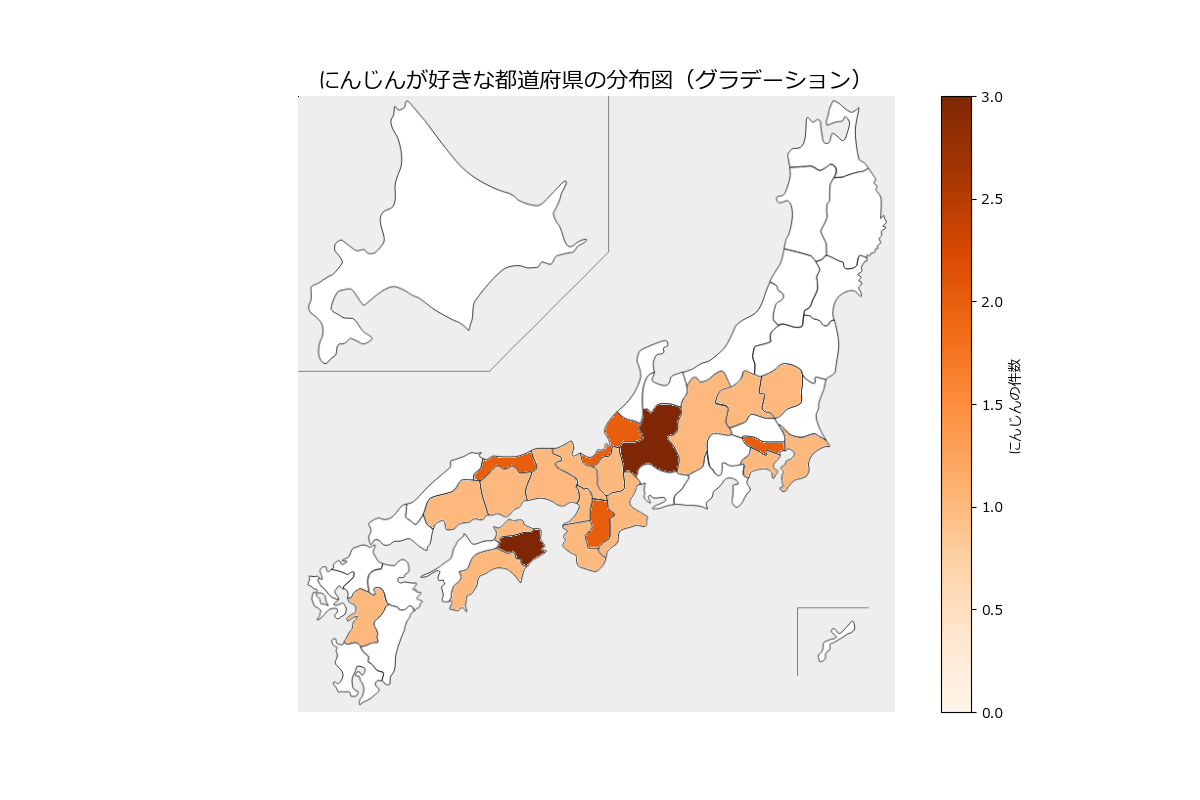

Python code for this plot:
import pandas as pd
import matplotlib.pyplot as plt
from japanmap import picture, pref_names
import matplotlib
from matplotlib.colors import Normalize, to_hex
import matplotlib.cm as cm

# 日本語フォント設定（例：メイリオ）
matplotlib.rcParams['font.family'] = 'Meiryo'

# データ読み込み
file_path = 'oden_data.csv'  # データファイルのパス
data = pd.read_csv(file_path)

# 都道府県ごとの集計
top_items_by_prefecture = (
    data.groupby(['出身都道府県', '好きなおでんの具'])
    .size()
    .reset_index(name='件数')
)

# 「にんじん」の件数だけを抽出
carrot_data = top_items_by_prefecture[top_items_by_prefecture['好きなおでんの具'] == 'にんじん']

# pref_namesリストから都道府県名とコードの辞書を作成
prefecture_codes = {pref: index for index, pref in enumerate(pref_names) if index != 0}

# カラーマップの設定
norm = Normalize(vmin=0, vmax=carrot_data['件数'].max())
cmap = cm.Oranges  # オレンジ系のカラーマップ

# 都道府県名をコードにマッピング
carrot_map_data = {
    prefecture_codes[pref]: to_hex(cmap(norm(count)))  # 色を16進数コードに変換
    for pref, count in zip(carrot_data['出身都道府県'], carrot_data['件数'])
    if pref in prefecture_codes
}

# 地図描画（にんじん分布図）
fig, ax = plt.subplots(figsize=(12, 8))
ax.imshow(picture(carrot_map_data))
ax.axis('off')
ax.set_title('にんじんが好きな都道府県の分布図（グラデーション）', fontsize=16)

# カラーバーを追加
sm = cm.ScalarMappable(cmap=cmap, norm=norm)
sm.set_array([])
fig.colorbar(sm, ax=ax, label='にんじんの件数', orientation='vertical')

plt.show()
